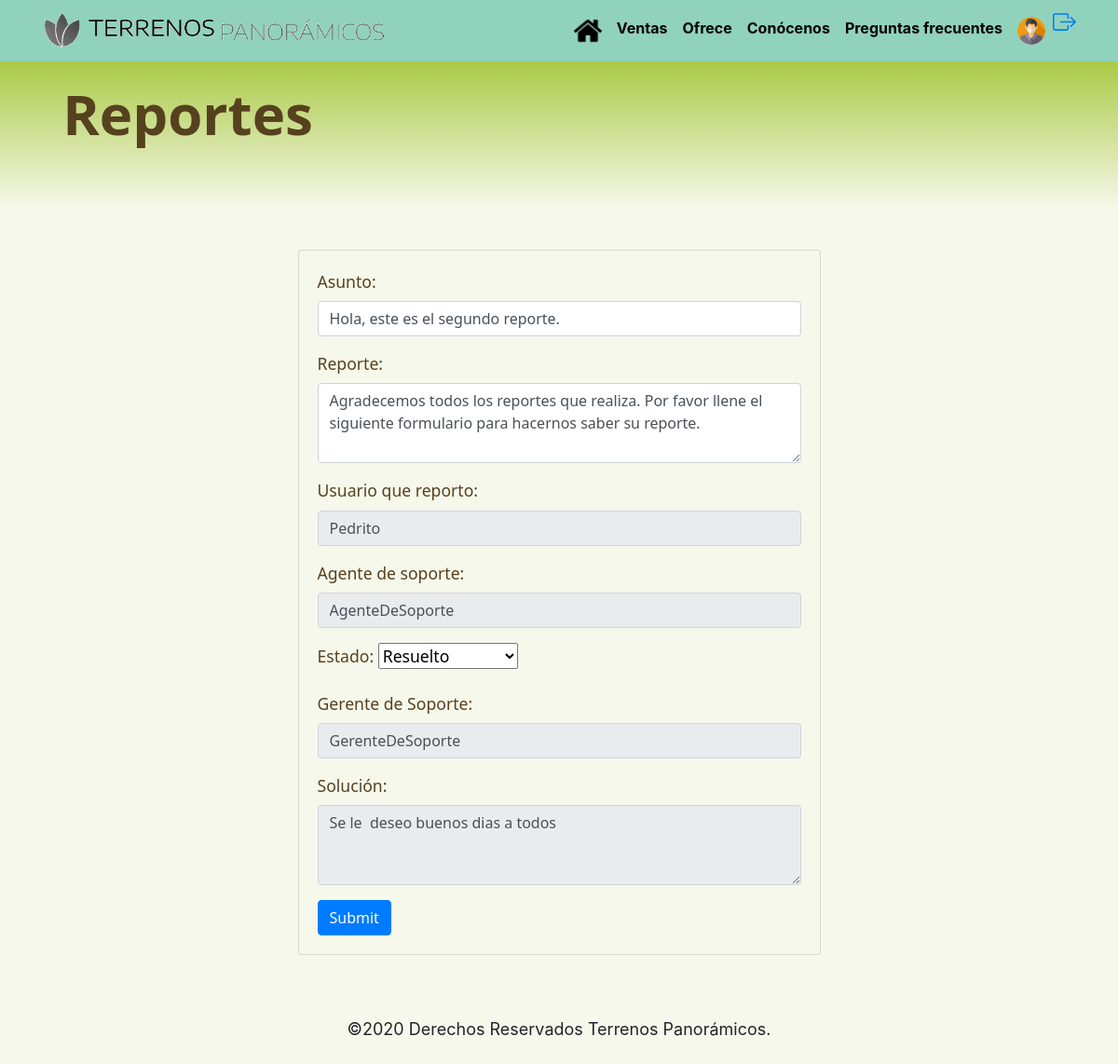
/reportes/editar/2 (signed in), run on the app's committed database.
### soporte/models.py (models this page shows, shortened)
class Reporte(models.Model):
    user = models.ForeignKey(User, on_delete=models.CASCADE, related_name="Reporte")
    asunto = models.CharField('Asunto', max_length=100)
    reporte = models.CharField('Reporte', max_length=3000)
    ABIERTO = 'Abierto'
    PROCESO= 'En proceso'
    MANTENIMIENTO='Mantenimiento'
    RESUELTO='Resuelto'
    ESTADO = [
        (ABIERTO,'Abierto'),
        (PROCESO,'En proceso'),
        (MANTENIMIENTO,'Mantenimiento'),
        (RESUELTO,'Resuelto')
    ]
    estado = models.CharField('Estado',
        max_length=15,
        choices=ESTADO,
        default=ABIERTO
    )
    solucion = models.CharField('Solución', max_length=3000, blank=True)
    agente_soporte = ForeignKey(User, on_delete=models.CASCADE,null=True,related_name="SoporteReporte",verbose_name='Agente de soporte')
    gerente_soporte = ForeignKey(User, on_delete=models.CASCADE,null=True,related_name="GerenteReporte",verbose_name='Gerente de soporte')
    creado = models.DateTimeField('Fecha de creación',auto_now_add=True)
    modificado = models.DateTimeField('Fecha de modificacion',auto_now=True)

### soporte/views.py (the view, shortened to what this page needs)
# urls.py: path('reportes/editar/<str:pk>', soporte_views.updateReporte, name='reporte_update'),
@login_required
def updateReporte(request, pk):
    reporte = Reporte.objects.get(pk=pk)
    if reporte.estado =='Resuelto':
        form = ReporteUpdateSolucion(instance=reporte)
        if request.method == 'POST':
            form = ReporteUpdateSolucion(request.POST, instance=reporte)
            if form.is_valid():
                form.save()
                return redirect('reporte')
        return render(
        request=request,
        template_name='soporte/reporte/reporte_solucionado.html',
        context={
            'form':form,
            'reporte': reporte,
            'agente_soporte':request.user,
            }
        )

### soporte/forms.py
class ReporteUpdateSolucion(ModelForm):
    estado = forms.CharField(
        max_length=15,
        required=False,
        widget=forms.Select(choices=ESTADO)
    )
    class Meta:
        model = Reporte
        fields =['asunto','reporte','estado','gerente_soporte']
        widgets = {
            'asunto': forms.TextInput(attrs={'class': 'form-control'}),
            'reporte': forms.Textarea(attrs={'class': 'form-control',
                                                'rows':'3',
                                              'resize':'none'}),
            'estado': forms.Select(attrs={'class': 'form-select'})
        }

### templates/soporte/reporte/reporte_solucionado.html (shortened to what this page needs)
{% extends "base.html" %}
{% block head_content %}
{%load static%}
<link rel="stylesheet" href="{% static 'css/index.css' %}">
<link rel="stylesheet" href="{% static 'css/soporte/reporte.css' %}">
{% endblock %}
{% block container %}
<section id="titular" class="pt-3 pb-3">
  <div class="container">
    <div class="row">
        <div id="izquierdo" class="col-12 col-md-12 col-lg-6 text-left" >
          <p>Reportes</p>
      </div>
    </div>
    </div>
</section>
<div class="row justify-content-md-center">
  <div class="col-6 pt-4 pb-4" style="font-size: 1.2rem; font-family: Segoe UI; color: #56411F;">
        <div class="card card-body" style="font-size: 1.1rem;">
            <form action="" method="POST">
                    <div class="form-group">
                        <label>Asunto:</label>
                        {{form.asunto}}
                    </div>
                    <div class="form-group">
                        <label>Reporte:</label>
                        {{form.reporte}}
                    </div>
                    <div class="form-group">
                        <label>Usuario que reporto:</label>
                        <input class="form-control" value="{{reporte.user}}" disabled>
                    </div>
                    <div class="form-group">
                        <label>Agente de soporte:</label>
                        <input class="form-control" value="{{reporte.agente_soporte}}" disabled>
                    </div>
                    <div class="form-group">
                        <label>Estado:</label>
                        {{form.estado}}
                    </div>
                    <div class="form-group">
                        <label>Gerente de Soporte:</label>
                        <input class="form-control" value="{{reporte.gerente_soporte}}" disabled>
                    </div>
                    <div class="form-group">
                        <label>Solución:</label>
                        <textarea name="" id="" cols="40" rows="3" resize=none class="form-control"
                                    maxlength="3000" disabled>{{reporte.solucion}}</textarea>
                    </div>
                    <input class="btn btn-primary" type="submit" >
                </form>
        </div>
    </div>
</div>
{% endblock %}

### static/css/index.css (style rules this page uses)
.card { border: 0px; background-color: transparent; }

### static/css/soporte/reporte.css (style rules this page uses)
body { background-color: #F7F8EC!important; overflow-x: hidden; }
#izquierdo { font: normal normal 900 60px/81px Segoe UI; letter-spacing: 0px; color: #56411F; opacity: 1; }
#titular { top: 62px; height: 160px; background: transparent linear-gradient(180deg, #AACA46 0%, #F7F8EC 100%) 0% 0% no-repeat padding-box; opacity: 1; }
.card { background-color: #F7F8EC!important; margin-bottom: 1em; margin-top: 1em; }
.row { padding-left: 2%; padding-right: 2%; }

### data on the page
Reporte: asunto "Hola, este es el segundo reporte.", reporte "Agradecemos todos los reportes que realiza. Por favor llene el siguiente formulario para hacernos saber su reporte.", user "Pedrito", agente_soporte "AgenteDeSoporte", estado "Resuelto", gerente_soporte "GerenteDeSoporte", solucion "Se le deseo buenos dias a todos"
